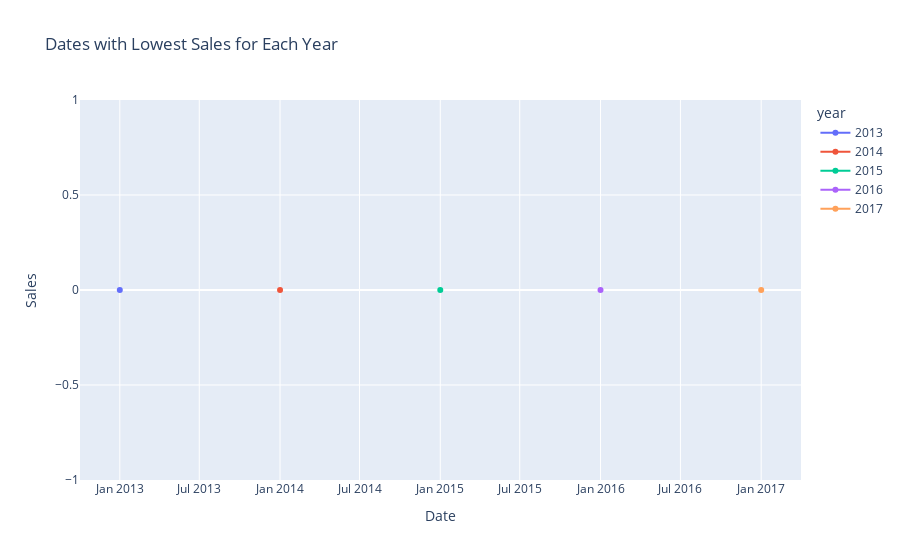
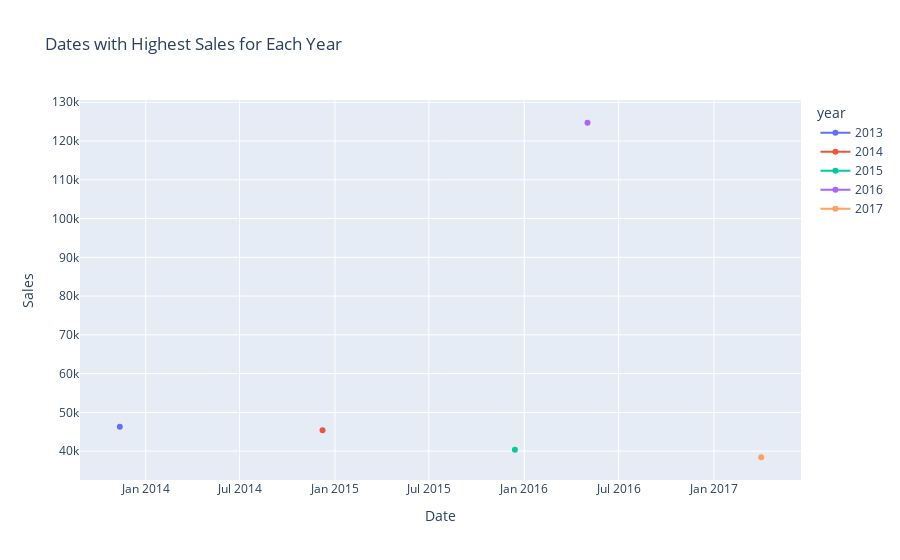

Source (notebook cell) for these figures, in order:
### Markdown cell above
3.  Which dates have the lowest and highest sales for each year?

### Code cell
# Extracting 'year' from the 'date' column
train_df['year'] = train_df['date'].dt.year

# Finding dates with lowest and highest sales for each year
lowest_sales_dates = train_df.loc[train_df.groupby('year')['sales'].idxmin()][['year', 'date', 'sales']]
highest_sales_dates = train_df.loc[train_df.groupby('year')['sales'].idxmax()][['year', 'date', 'sales']]

# Line plot for dates with lowest sales
fig_lowest = px.line(lowest_sales_dates, x='date', y='sales', color='year', markers=True,
                     title='Dates with Lowest Sales for Each Year', labels={'sales': 'Sales', 'date': 'Date'})

# Line plot for dates with highest sales
fig_highest = px.line(highest_sales_dates, x='date', y='sales', color='year', markers=True,
                      title='Dates with Highest Sales for Each Year', labels={'sales': 'Sales', 'date': 'Date'})

# Show the plots
fig_lowest.show()
fig_highest.show()

### Figure 1 — Plotly figure (JSON) as saved in the notebook; plotly's stock layout.template omitted (floating-point values rounded to 4 significant figures)
{"data": [{"hovertemplate": "year=2013<br>Date=%{x}<br>Sales=%{y}<extra></extra>", "legendgroup": "2013", "line": {"color": "#636efa", "dash": "solid"}, "marker": {"symbol": "circle"}, "mode": "lines+markers", "name": "2013", "orientation": "v", "showlegend": true, "type": "scatter", "x": ["2013-01-01T00:00:00"], "xaxis": "x", "y": [0], "yaxis": "y"}, {"hovertemplate": "year=2014<br>Date=%{x}<br>Sales=%{y}<extra></extra>", "legendgroup": "2014", "line": {"color": "#EF553B", "dash": "solid"}, "marker": {"symbol": "circle"}, "mode": "lines+markers", "name": "2014", "orientation": "v", "showlegend": true, "type": "scatter", "x": ["2014-01-01T00:00:00"], "xaxis": "x", "y": [0], "yaxis": "y"}, {"hovertemplate": "year=2015<br>Date=%{x}<br>Sales=%{y}<extra></extra>", "legendgroup": "2015", "line": {"color": "#00cc96", "dash": "solid"}, "marker": {"symbol": "circle"}, "mode": "lines+markers", "name": "2015", "orientation": "v", "showlegend": true, "type": "scatter", "x": ["2015-01-01T00:00:00"], "xaxis": "x", "y": [0], "yaxis": "y"}, {"hovertemplate": "year=2016<br>Date=%{x}<br>Sales=%{y}<extra></extra>", "legendgroup": "2016", "line": {"color": "#ab63fa", "dash": "solid"}, "marker": {"symbol": "circle"}, "mode": "lines+markers", "name": "2016", "orientation": "v", "showlegend": true, "type": "scatter", "x": ["2016-01-01T00:00:00"], "xaxis": "x", "y": [0], "yaxis": "y"}, {"hovertemplate": "year=2017<br>Date=%{x}<br>Sales=%{y}<extra></extra>", "legendgroup": "2017", "line": {"color": "#FFA15A", "dash": "solid"}, "marker": {"symbol": "circle"}, "mode": "lines+markers", "name": "2017", "orientation": "v", "showlegend": true, "type": "scatter", "x": ["2017-01-01T00:00:00"], "xaxis": "x", "y": [0], "yaxis": "y"}], "layout": {"legend": {"title": {"text": "year"}, "tracegroupgap": 0}, "title": {"text": "Dates with Lowest Sales for Each Year"}, "xaxis": {"anchor": "y", "domain": [0, 1], "title": {"text": "Date"}}, "yaxis": {"anchor": "x", "domain": [0, 1], "title": {"text": "Sales"}}}}

### Figure 2 — Plotly figure (JSON) as saved in the notebook; plotly's stock layout.template omitted (floating-point values rounded to 4 significant figures)
{"data": [{"hovertemplate": "year=2013<br>Date=%{x}<br>Sales=%{y}<extra></extra>", "legendgroup": "2013", "line": {"color": "#636efa", "dash": "solid"}, "marker": {"symbol": "circle"}, "mode": "lines+markers", "name": "2013", "orientation": "v", "showlegend": true, "type": "scatter", "x": ["2013-11-12T00:00:00"], "xaxis": "x", "y": [46271], "yaxis": "y"}, {"hovertemplate": "year=2014<br>Date=%{x}<br>Sales=%{y}<extra></extra>", "legendgroup": "2014", "line": {"color": "#EF553B", "dash": "solid"}, "marker": {"symbol": "circle"}, "mode": "lines+markers", "name": "2014", "orientation": "v", "showlegend": true, "type": "scatter", "x": ["2014-12-08T00:00:00"], "xaxis": "x", "y": [45361], "yaxis": "y"}, {"hovertemplate": "year=2015<br>Date=%{x}<br>Sales=%{y}<extra></extra>", "legendgroup": "2015", "line": {"color": "#00cc96", "dash": "solid"}, "marker": {"symbol": "circle"}, "mode": "lines+markers", "name": "2015", "orientation": "v", "showlegend": true, "type": "scatter", "x": ["2015-12-14T00:00:00"], "xaxis": "x", "y": [40350.0], "yaxis": "y"}, {"hovertemplate": "year=2016<br>Date=%{x}<br>Sales=%{y}<extra></extra>", "legendgroup": "2016", "line": {"color": "#ab63fa", "dash": "solid"}, "marker": {"symbol": "circle"}, "mode": "lines+markers", "name": "2016", "orientation": "v", "showlegend": true, "type": "scatter", "x": ["2016-05-02T00:00:00"], "xaxis": "x", "y": [124717], "yaxis": "y"}, {"hovertemplate": "year=2017<br>Date=%{x}<br>Sales=%{y}<extra></extra>", "legendgroup": "2017", "line": {"color": "#FFA15A", "dash": "solid"}, "marker": {"symbol": "circle"}, "mode": "lines+markers", "name": "2017", "orientation": "v", "showlegend": true, "type": "scatter", "x": ["2017-04-02T00:00:00"], "xaxis": "x", "y": [38420.0], "yaxis": "y"}], "layout": {"legend": {"title": {"text": "year"}, "tracegroupgap": 0}, "title": {"text": "Dates with Highest Sales for Each Year"}, "xaxis": {"anchor": "y", "domain": [0, 1], "title": {"text": "Date"}}, "yaxis": {"anchor": "x", "domain": [0, 1], "title": {"text": "Sales"}}}}
